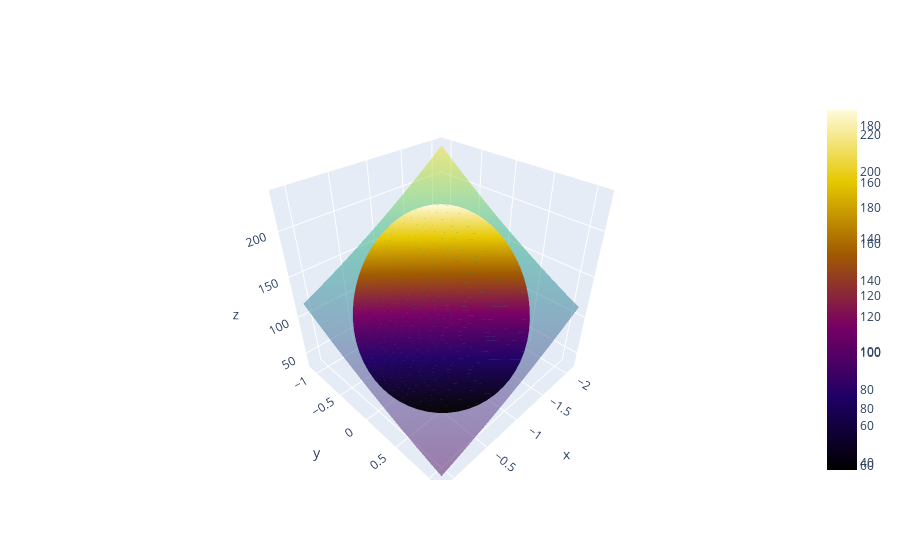

Notebook cell for this chart:
### Code cell
fig3 = go.Figure()
fig3.add_trace(go.Surface(z=z_211,x=x_211,y=y_211,colorscale='Viridis',opacity=0.5))
fig3.add_trace(go.Surface(z=m_211,x=X_211p,y=Y_211p,colorscale='Electric'))
fig2.update_layout(title='Booth function and Trust region with polar coordinates around x0', autosize=True,
                  width=700, height=700,
                  margin=dict(l=65, r=50, b=65, t=90))
fig3.show()

### Figure 1 — Plotly figure (JSON) as saved in the notebook; plotly's stock layout.template omitted (floating-point values rounded to 4 significant figures; data arrays with more than 128 entries replaced by an {"elided": "..."} marker saying what was removed)
{"data": [{"colorscale": [[0, "#440154"], [0.1111, "#482878"], [0.2222, "#3e4989"], [0.3333, "#31688e"], [0.4444, "#26828e"], [0.5556, "#1f9e89"], [0.6667, "#35b779"], [0.7778, "#6ece58"], [0.8889, "#b5de2b"], [1, "#fde725"]], "opacity": 0.5, "type": "surface", "x": [-2.1, -1.963, -1.825, -1.688, -1.55, -1.413, -1.275, -1.137, -1, -0.8625, -0.725, -0.5875, -0.45, -0.3125, -0.175, -0.0375, 0.1], "y": [-1.1, -0.9625, -0.825, -0.6875, -0.55, -0.4125, -0.275, -0.1375, 0, 0.1375, 0.275, 0.4125, 0.55, 0.6875, 0.825, 0.9625, 1.1], "z": {"elided": "17x17 float values"}}, {"colorscale": [[0, "rgb(0,0,0)"], [0.2, "rgb(30,0,100)"], [0.4, "rgb(120,0,100)"], [0.6, "rgb(160,90,0)"], [0.8, "rgb(230,200,0)"], [1, "rgb(255,250,220)"]], "type": "surface", "x": {"elided": "16x60 float values"}, "y": {"elided": "16x60 float values"}, "z": {"elided": "16x60 float values"}}], "layout": {}}
